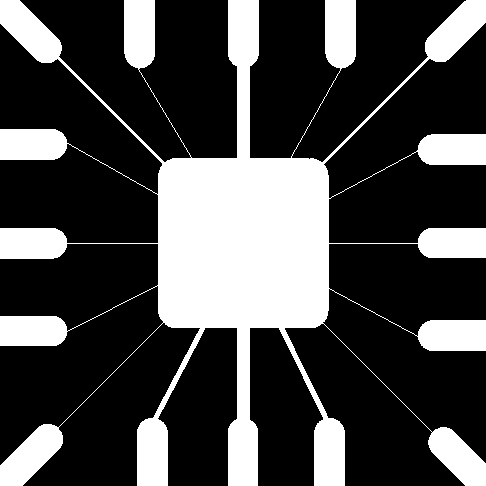
#> input picture Using Laplacian for Line Detection/wirebond.tif, 486 x 486 px
$ jupyter execute Using_Laplacian_for_Line_Detection.ipynb
#> lines starting #> are read from the running program, lines starting #| are printed output that depends on the picture; after the words box and inside, x2 and y2 are one past the last pixel; in counts of white or black regions, pixels touching at a corner belong together
## Importing Libraries

[cell 1]
import cv2
import numpy as np
import matplotlib.pyplot as plt
from google.colab.patches import cv2_imshow

## Using Laplacian for Line Detection

[cell 2]
# loading the original image
wirebond = cv2.imread('wirebond.tif')
#> wirebond is the input picture: shape (486, 486, 3); 28.1% white; 1 white region, box (x1, y1, x2, y2) and area: (0, 0, 486, 486) 66259
wirebond = cv2.cvtColor(wirebond, cv2.COLOR_BGR2GRAY)
ret, wirebond = cv2.threshold(wirebond, 128, 255, cv2.THRESH_BINARY)

# defining the laplacian kernel
laplacian_kernel = np.array([[0, 1, 0], [1, -4, 1], [0, 1, 0]])

# applying the kernel on the image
wirebond_laplacian = cv2.filter2D(wirebond, -1, laplacian_kernel)
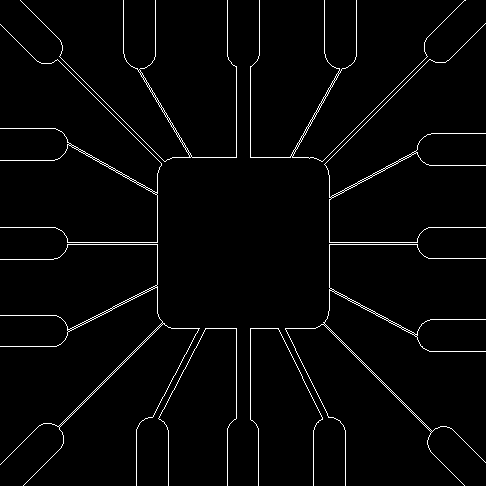
#> wirebond_laplacian: shape (486, 486); 2.4% white in thin lines or dots

# displaying the results
plt.subplot(1, 2, 1); plt.axis('off'); plt.imshow(wirebond, 'gray'); plt.title('Original Image')
plt.subplot(1, 2, 2); plt.axis('off'); plt.imshow(wirebond_laplacian, 'gray'); plt.title('Laplacian')
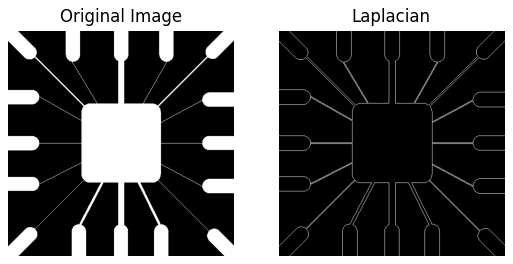
#> figure drawn by matplotlib, 2 panels
